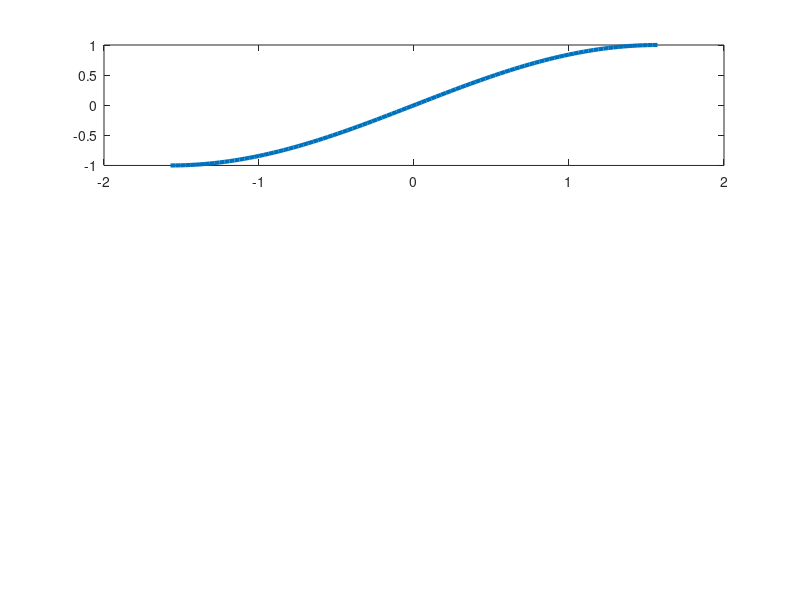

The MATLAB script that drew this image: (Note: this script raises an error after producing the figure.)
%% Tema lab06
%% Problema 2

f = @(x)sin(x);
xmin = -pi/2;
xmax = pi/2;
x = linspace(xmin,xmax,100);

N = [2, 4, 10];

for index=1:3
    
    n = N(index);
    X = linspace(xmin,xmax,n+1);
    Y = f(X);

    figure(1);
    subplot(3,1,index);
    plot(x,f(x), 'LineWidth', 3);
    hold on;
    plot(x, SplineL(X, Y, x), 'm', 'LineWidth', 3); % reprezentarea grafica a functiei spline liniare
    plot(X, f(X), 'oc', 'LineWidth', 3); % punctele
    legend('sin(x)','Spline Liniara', 'Puncte interpolare', 'Location', 'northwest'); %plasarea legendei in coltul stanga sus
    title('Functia Spline Liniara, n='+string(n));
   
end


%% Problema 4

f = @(x)sin(x);
fp = @(x)cos(x);
xmin = -pi/2;
xmax = pi/2;
x = linspace(xmin,xmax,100);
fpa = fp(xmin);

N = [2, 4, 10];
for index=1:3
    
    n = N(index);
    X = linspace(xmin,xmax,n+1);
    Y = f(X);

    figure(2);
    
    subplot(3,1,index);
    plot(x,f(x), 'LineWidth', 3);
    hold on;

    [yP, zP] = SplineP(X, Y, fpa, x); 
    
    plot(x, yP, 'm', 'LineWidth', 3);
    plot(X, f(X), 'oc', 'LineWidth', 3);
    legend('sin(x)','Spline Patratica', 'Puncte interpolare', 'Location', 'northwest'); % legenda stanga sus
    title('Functia Spline Patratica, n='+string(n));

    figure(3);
    
    subplot(3,1,index);
    plot(x, fp(x), 'LineWidth', 3);
    hold on;
    plot(x, zP, 'm', 'LineWidth', 3);
    plot(X, fp(X), 'oc', 'LineWidth', 3);
    legend('cos(x)','Derivata Spline Patratica','Puncte interpolare', 'Location', 'south');
    title('Derivata functiei Spline Patratice si derivata functiei f, n='+string(n));
end

%% Problema 5

f = @(x)sin(x);
fp = @(x)cos(x);
fs = @(x)-sin(x);

xmin = -pi/2;
xmax = pi/2;
x = linspace(xmin,xmax,100);
fpa = fp(xmin);
fpb = fp(xmax);

N = [2, 4, 10];

for index=1:3
    n = N(index);
    X = linspace(xmin,xmax,n+1);
    Y = f(X);

    figure(4);
    
    subplot(3,1,index);
    plot(x,f(x), 'LineWidth', 3);
    hold on;

    [yCubic, zCubic, tCubic] = SplineCubic(X, Y, x, fpa, fpb);
    plot(x, yCubic, 'm', 'LineWidth', 3);
    plot(X, f(X), 'oc', 'LineWidth', 3);
    legend('sin(x)','Spline Cubica', 'Puncte interpolare', 'Location', 'northwest');
    title('Functia Spline Cubica, n='+string(n));

    figure(5);
    
    subplot(3,1,index);
    plot(x, fp(x), 'LineWidth', 3);
    hold on;
    plot(x, zCubic, 'm', 'LineWidth', 3);
    plot(X, fp(X), 'oc', 'LineWidth', 3);
    legend('cos(x)','Derivata Spline Cubica','Puncte interpolare', 'Location', 'south');
    title('Derivata functiei Spline Cubice si derivata functiei f, n='+string(n));

    figure(6);
    
    subplot(3,1,index);
    plot(x, fs(x), 'LineWidth', 3);
    hold on;
    plot(x, tCubic, 'm', 'LineWidth', 3);
    plot(X, fs(X), 'oc', 'LineWidth', 3);
    legend('-sin(x)','Derivata 2 Spline Cubica','Puncte interpolare', 'Location', 'southwest');
    title('Derivata 2 a functiei Spline Cubice si derivata 2 a functiei f, n='+string(n));
end

%% Problema 6

f = @(x)sin(x);
fp = @(x)cos(x);
a = 0;
b = pi;
m = 100;

x = linspace(a,b,m);
y = f(x);

metode = ["diferente finite progresive", "diferente finite regresive", "diferente finite centrale"];
for index = 1:3
    metoda = metode(index);
    dy = DerivNum(x,y,metoda);
    
    figure(7);
    subplot(3,1,index);
    plot(x,fp(x), 'LineWidth', 4);
    hold on;
    plot(x(2:length(x)-1),dy(2:length(dy)), 'm', 'LineWidth', 3);
    legend('cos(x)', 'DerivNum', 'Location', 'northeast');
    title(metoda);
    
    figure(8);
    subplot(3,1,index);
    plot(x(2:length(x)-1),abs(dy(2:length(dy)) - fp(x(2:length(x)-1))),'k', 'LineWidth', 3);
    title("Eroarea prin " + metoda);
end

%% Problema 7

f = @(x)sin(x);
fp = @(x)cos(x);
fs = @(x)-sin(x);
a = 0;
b = pi;
N = [4, 6, 10];
x=linspace(a,b,100); 
h=x(2)-x(1);

for index = 1:3
   n = N(index);
   
   figure(9);
   subplot(3,1,index);
   df = MetRichardson(f, x, h, n);
   plot(x,fp(x), 'LineWidth', 5);
   hold on;
   plot(x, df, 'm', 'LineWidth', 3);
   legend('cos(x)', 'MetRichardson', 'Location', 'northeast');
   title("f' MetRichardson n="+string(n));
  
   figure(10);
   subplot(3,1,index);
   plot(x, abs(df - fp(x)),'k', 'LineWidth', 3);
   title("Eroarea MetRichardson n="+string(n));
   
   figure(11);
   subplot(3,1,index);
   d2f = MetRichardson2(f, x, h, n-1);
   plot(x,fs(x), 'LineWidth', 5);
   hold on;
   plot(x, d2f, 'm', 'LineWidth', 3);
   legend('-sin(x)', 'MetRichardson2', 'Location', 'north');
   title("f'' MetRichardson2 n="+string(n));
end


%% Algoritmi functii

function [y,z] = SplineP(X, Y, fpa, x)

  n = length(X)-1;
  
  for j=1:n
      a(j) = Y(j);
  end
  
  b(1) = fpa;
  h = X(2)-X(1);
  
  for j=1:n-1
      b(j+1) = (2*(Y(j+1) - Y(j)) / h) - b(j);
  end
  
  for j=1:n
      c(j) = (Y(j+1) - Y(j) - h*b(j))/(h*h);
  end
  
  for i=1:length(x)
    for j=1:n
      if x(i) >= X(j) && x(i) <= X(j+1)
          y(i) = a(j) + b(j)*(x(i)-X(j)) + c(j)*(x(i)-X(j))^2;
          z(i) = b(j) + 2*c(j)*(x(i)-X(j));
      end
    end
  end
  
end


function [y] = SplineL(X, Y, x)

  n = length(X)-1;
  
  for j=1:n
      a(j) = Y(j);
      b(j) = (Y(j+1) - Y(j)) / (X(j+1)-X(j));
  end
  
  for i=1:length(x)
    for j=1:n
      if x(i) >= X(j) && x(i) <= X(j+1)
          y(i) = a(j) + b(j)*(x(i)-X(j));
      end
    end
  end
  
end

 
function [y,z,t] = SplineCubic(X,Y,x,fpa,fpb)

  n = length(X)-1;
  
  for j=1:n
      a(j) = Y(j);
  end
  
  B(1,1) = 1;
  B(n+1,n+1) = 1;
  
  for j=2:n
      B(j,j) = 4; %initializarea matricei
      B(j,j-1) = 1;
      B(j,j+1) = 1;
  end
  
  w(1) = fpa;
  w(n+1) = fpb;
  h = X(2)-X(1);
  
  for j=2:n
      w(j) = 3*(Y(j+1)-Y(j-1))/h;
  end
  
  w = w';
  b = B\w;
  
  for j=1:n
      d(j) = -2*(Y(j+1)-Y(j))/(h*h*h) + (b(j+1)+b(j))/(h*h);
      c(j) = 3*(Y(j+1)-Y(j))/(h*h) - (b(j+1)+2*b(j))/h;
  end
  
  for i=1:length(x)
      for j=1:n
          if x(i)<=X(j+1) && x(i)>=X(j)
              S = a(j) + b(j)*(x(i)-X(j)) + c(j)*(x(i)-X(j))*(x(i)-X(j)) + d(j)*(x(i)-X(j))*(x(i)-X(j))*(x(i)-X(j));
              Sp = b(j) + 2*c(j)*(x(i)-X(j)) + 3*d(j)*(x(i)-X(j))*(x(i)-X(j));
              Ss = 2*c(j) + 6*d(j)*(x(i)-X(j));
              break;
          end
      end
      
      y(i) = S;
      z(i) = Sp;
      t(i) = Ss;
  end
  
end


function [df] = MetRichardson(f, x, h, n)

  phi = @(x,h)(f(x+h)-f(x))/h;
  
  for k=1:length(x)
      
      for i=1:n
          Q(i,1) = phi(x(k),h/(2^(i-1)));
      end
      
      for i=2:n
          for j=2:i
              Q(i,j) = Q(i,j-1) + (Q(i,j-1)-Q(i-1,j-1))/(2^(j-1)-1);
          end
      end
      
      df(k) = Q(n,n);
  end
  
end


function [d2f] = MetRichardson2(f, x, h, n)

  phi = @(x,h)(f(x+h)-2*f(x)+f(x-h))/(h*h);
  
  for k=1:length(x)
      for i=1:n
          Q(i,1) = phi(x(k),h/(2^(i-1)));
      end
      
      for i=2:n
          for j=2:i
              Q(i,j) = Q(i,j-1) + (Q(i,j-1)-Q(i-1,j-1))/(2^(j-1)-1);
          end
      end
      
      d2f(k) = Q(n,n);
  end
  
end


function [y] = MetLagrange(X, Y, x)

  syms Q;
  n = length(X);
  Pn = 0;
  
  for k=1:n
      
      Lnk = 1;
      
      for i=1:n
          if i==k
              continue
          end
          
          Lnk = Lnk * (Q-X(i)) / (X(k)-X(i));
      end
      
      Pn = Pn + Lnk*Y(k);
  end
  
  Pn = matlabFunction(Pn, 'vars', {Q});
  vectorize(Pn);
  y = Pn(x);
end


function [dy] = DerivNum(x,y,metoda)

  m = length(x)-1;
  
    switch metoda % pentru fiecare tip de diferenta facem operatia necesara
      
      case 'diferente finite progresive'
          for i=2:m
              dy(i) = (y(i+1)-y(i)) / (x(i+1)-x(i));
          end
          
      case 'diferente finite regresive'
          for i=2:m
              dy(i) = (y(i)-y(i-1)) / (x(i)-x(i-1));
          end
          
      case 'diferente finite centrale'
          for i=2:m
              dy(i) = (y(i+1)-y(i-1)) / (x(i+1)-x(i-1));
          end
    end
end